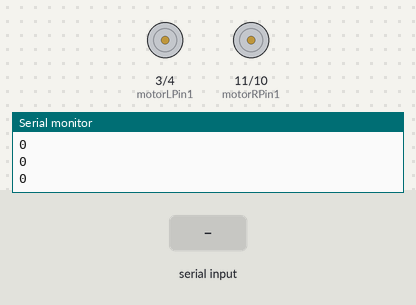
Simulated run of this sketch. Board: Arduino Uno, built with avr-gcc and run on an emulated ATmega328P. Shown: motor-driver pin pairs drawn as motors (green arrow = first pin HIGH = forward, orange = second pin HIGH = backward, longer = more drive), the last lines printed to the serial monitor. Inputs (shaded band) come from the test bench.

Above: at 1.2 s.
1.3 s: "F" received over Serial
At 2.2 s:
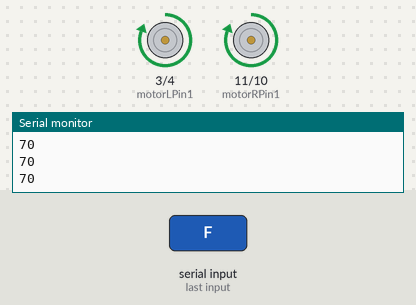
2.8 s: "L" received over Serial
At 3.3 s:
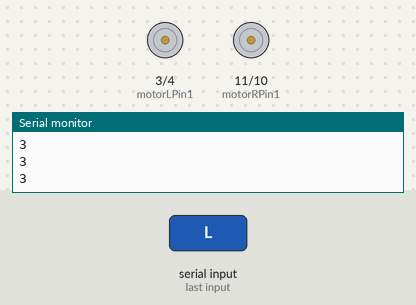
4.4 s: "R" received over Serial
At 5.7 s:
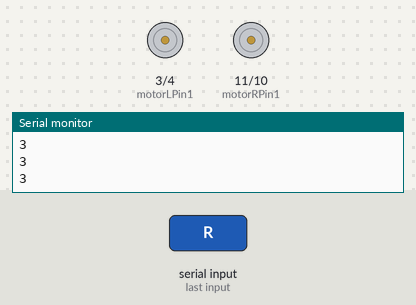
6.0 s: "B" received over Serial
At 6.9 s:
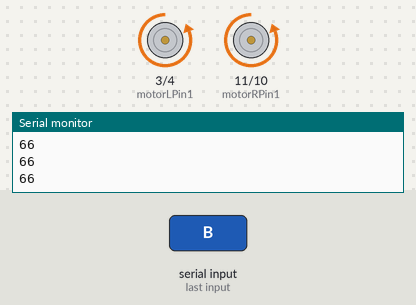
Timing chart, 0 to 8.5 s (numbered marks = the images above; inputs shaded):
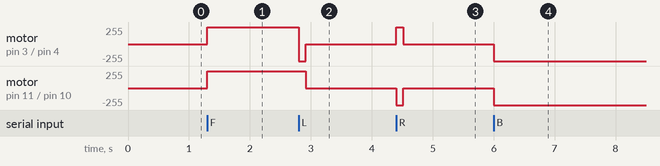

The sketch:

ges_bot_2.0.ino
```cpp
int motorLPin1 = 3;
int motorLPin2 = 4;
int motorRPin1 = 11;
int motorRPin2 = 10;
int state;
int flag=0;        //makes sure that the serial only prints once the state
int stateStop=0;
void setup() {
    // sets the pins as outputs:
    pinMode(motorLPin1, OUTPUT);
    pinMode(motorLPin2, OUTPUT);
    pinMode(motorRPin1, OUTPUT);
    pinMode(motorRPin2, OUTPUT);
    // initialize serial communication at 9600 bits per second:
    Serial.begin(9600);
}

void loop() {
    //if some date is sent, reads it and saves in state
    if(Serial.available() > 0){
      state = Serial.read();
      flag=0;
    }
    // if the state is 'A' the DC motor will go forward
    if (state == 'F') {
        digitalWrite(motorLPin1, HIGH);
        digitalWrite(motorLPin2, LOW);
        digitalWrite(motorRPin1, HIGH);
        digitalWrite(motorRPin2, LOW);
        if(flag == 0){
          Serial.println("Go Forward!");
          flag=1;
        }
    }

    // if the state is 'C' the motor will turn left
    else if (state == 'L') {
        digitalWrite(motorLPin1, LOW);
        digitalWrite(motorLPin2, HIGH);
        digitalWrite(motorRPin1, HIGH);
        digitalWrite(motorRPin2, LOW);
        if(flag == 0){
          Serial.println("Turn LEFT");
          flag=1;
        }
        delay(100);
        state=3;
        stateStop=1;
    }
    // if the state is 'E' the motor will Stop
    else if (state == 'S' || stateStop == 1) {
        digitalWrite(motorLPin1, LOW);
        digitalWrite(motorLPin2, LOW);
        digitalWrite(motorRPin1, LOW);
        digitalWrite(motorRPin2, LOW);
        if(flag == 0){
          Serial.println("STOP!");
          flag=1;
        }
        stateStop=0;
    }
    // if the state is 'D' the motor will turn right
    else if (state == 'R') {
        digitalWrite(motorLPin1, HIGH);
        digitalWrite(motorLPin2, LOW);
        digitalWrite(motorRPin1, LOW);
        digitalWrite(motorRPin2, HIGH);
        if(flag == 0){
          Serial.println("Turn RIGHT");
          flag=1;
        }
        delay(100);
        state=3;
        stateStop=1;
    }
    // if the state is 'B' the motor will Reverse
    else if (state == 'B') {
        digitalWrite(motorLPin1, LOW);
        digitalWrite(motorLPin2, HIGH);
        digitalWrite(motorRPin1, LOW);
        digitalWrite(motorRPin2, HIGH);
        if(flag == 0){
          Serial.println("Reverse!");
          flag=1;
        }
    }
    //For debugging purpose
    Serial.println(state);
}
```

Measured:
- after the input at 1.3 s, motor on pin 3 (motorLPin1) / pin 4 (motorLPin2), motor on pin 11 (motorRPin1) / pin 10 (motorRPin2): stopped → forward 255/255 at once
- after the input at 2.8 s, motor on pin 3 (motorLPin1) / pin 4 (motorLPin2): forward 255/255 → backward 255/255 at once, → stopped 0.11 s later; motor on pin 11 (motorRPin1) / pin 10 (motorRPin2): forward 255/255 → stopped after 0.12 s
- after the input at 4.4 s, motor on pin 3 (motorLPin1) / pin 4 (motorLPin2): stopped → forward 255/255 at once, → stopped 0.11 s later; motor on pin 11 (motorRPin1) / pin 10 (motorRPin2): stopped → backward 255/255 at once, → stopped 0.11 s later
- after the input at 6.0 s, motor on pin 3 (motorLPin1) / pin 4 (motorLPin2), motor on pin 11 (motorRPin1) / pin 10 (motorRPin2): stopped → backward 255/255 at once
